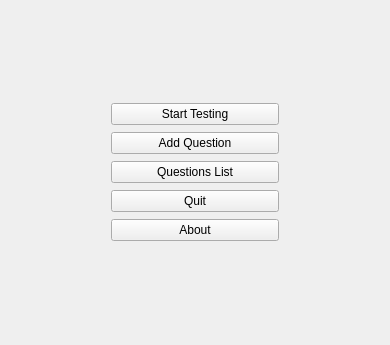
<?xml version="1.0" encoding="UTF-8"?>
<ui version="4.0">
 <class>MenuForm</class>
 <widget class="QWidget" name="MenuForm">
  <property name="geometry">
   <rect>
    <x>0</x>
    <y>0</y>
    <width>390</width>
    <height>345</height>
   </rect>
  </property>
  <property name="sizePolicy">
   <sizepolicy hsizetype="Preferred" vsizetype="Preferred">
    <horstretch>0</horstretch>
    <verstretch>0</verstretch>
   </sizepolicy>
  </property>
  <property name="minimumSize">
   <size>
    <width>0</width>
    <height>0</height>
   </size>
  </property>
  <property name="maximumSize">
   <size>
    <width>16777200</width>
    <height>16777215</height>
   </size>
  </property>
  <property name="windowTitle">
   <string>Form</string>
  </property>
  <property name="layoutDirection">
   <enum>Qt::LeftToRight</enum>
  </property>
  <property name="autoFillBackground">
   <bool>false</bool>
  </property>
  <layout class="QVBoxLayout" name="verticalLayout_2">
   <property name="spacing">
    <number>0</number>
   </property>
   <property name="sizeConstraint">
    <enum>QLayout::SetDefaultConstraint</enum>
   </property>
   <property name="bottomMargin">
    <number>11</number>
   </property>
   <item>
    <layout class="QVBoxLayout" name="buttonsVerticalLayout">
     <property name="spacing">
      <number>7</number>
     </property>
     <property name="sizeConstraint">
      <enum>QLayout::SetDefaultConstraint</enum>
     </property>
     <property name="leftMargin">
      <number>100</number>
     </property>
     <property name="rightMargin">
      <number>100</number>
     </property>
     <item>
      <widget class="QPushButton" name="TestingButton">
       <property name="sizePolicy">
        <sizepolicy hsizetype="Preferred" vsizetype="Fixed">
         <horstretch>32</horstretch>
         <verstretch>0</verstretch>
        </sizepolicy>
       </property>
       <property name="text">
        <string>Start Testing</string>
       </property>
      </widget>
     </item>
     <item>
      <widget class="QPushButton" name="addQuestionButton">
       <property name="text">
        <string>Add Question</string>
       </property>
      </widget>
     </item>
     <item>
      <widget class="QPushButton" name="questionsTableButton">
       <property name="text">
        <string>Questions List</string>
       </property>
      </widget>
     </item>
     <item>
      <widget class="QPushButton" name="quitButton">
       <property name="text">
        <string>Quit</string>
       </property>
      </widget>
     </item>
     <item>
      <widget class="QPushButton" name="aboutButton">
       <property name="text">
        <string>About</string>
       </property>
      </widget>
     </item>
    </layout>
   </item>
  </layout>
 </widget>
 <resources/>
 <connections>
  <connection>
   <sender>quitButton</sender>
   <signal>clicked()</signal>
   <receiver>MenuForm</receiver>
   <slot>quit()</slot>
   <hints>
    <hint type="sourcelabel">
     <x>278</x>
     <y>244</y>
    </hint>
    <hint type="destinationlabel">
     <x>474</x>
     <y>274</y>
    </hint>
   </hints>
  </connection>
  <connection>
   <sender>aboutButton</sender>
   <signal>clicked()</signal>
   <receiver>MenuForm</receiver>
   <slot>about()</slot>
   <hints>
    <hint type="sourcelabel">
     <x>229</x>
     <y>286</y>
    </hint>
    <hint type="destinationlabel">
     <x>480</x>
     <y>176</y>
    </hint>
   </hints>
  </connection>
  <connection>
   <sender>TestingButton</sender>
   <signal>clicked()</signal>
   <receiver>MenuForm</receiver>
   <slot>startTesting()</slot>
   <hints>
    <hint type="sourcelabel">
     <x>278</x>
     <y>64</y>
    </hint>
    <hint type="destinationlabel">
     <x>491</x>
     <y>98</y>
    </hint>
   </hints>
  </connection>
  <connection>
   <sender>questionsTableButton</sender>
   <signal>clicked()</signal>
   <receiver>MenuForm</receiver>
   <slot>questionTable()</slot>
   <hints>
    <hint type="sourcelabel">
     <x>278</x>
     <y>184</y>
    </hint>
    <hint type="destinationlabel">
     <x>619</x>
     <y>144</y>
    </hint>
   </hints>
  </connection>
  <connection>
   <sender>addQuestionButton</sender>
   <signal>clicked()</signal>
   <receiver>MenuForm</receiver>
   <slot>addQuestionButton()</slot>
   <hints>
    <hint type="sourcelabel">
     <x>278</x>
     <y>124</y>
    </hint>
    <hint type="destinationlabel">
     <x>439</x>
     <y>195</y>
    </hint>
   </hints>
  </connection>
 </connections>
 <slots>
  <slot>quit()</slot>
  <slot>about()</slot>
  <slot>startTesting()</slot>
  <slot>questionTable()</slot>
  <slot>addQuestionButton()</slot>
 </slots>
</ui>
